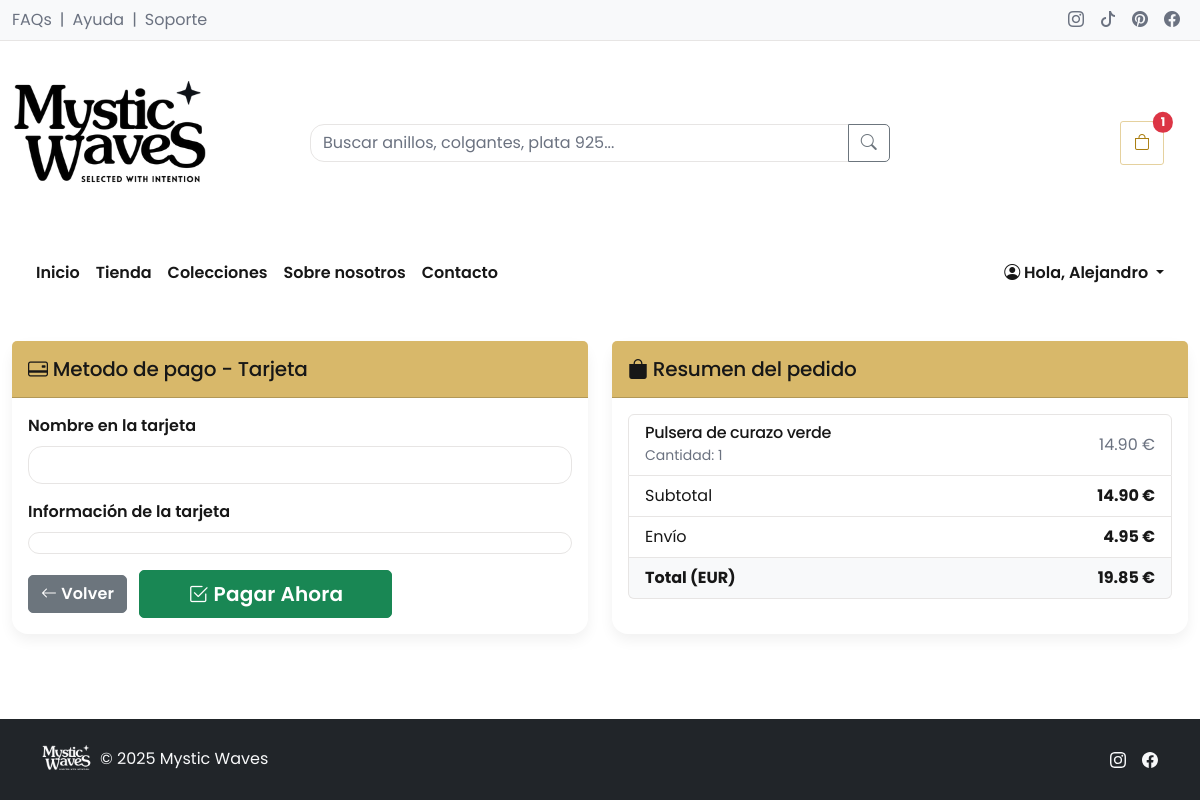
Screenshot of /views/tienda/checkout_payment.php (signed in) with the database file from the repository.
### tables this page shows
CREATE TABLE `carrito` (
  `dni_usuario` varchar(9) NOT NULL,
  `codigo_producto` varchar(20) NOT NULL,
  `cantidad` int(11) NOT NULL DEFAULT 1
);

CREATE TABLE `articulos` (
  `codigo` varchar(8) NOT NULL,
  `nombre` varchar(50) NOT NULL,
  `descripcion` varchar(200) NOT NULL,
  `categoria` int(11) NOT NULL,
  `stock` int(11) NOT NULL,
  `precio` decimal(10,2) NOT NULL,
  `imagen` varchar(200) NOT NULL,
  `precio_anterior` decimal(10,2) NOT NULL DEFAULT 0.00,
  `fecha_creacion` timestamp NOT NULL DEFAULT current_timestamp() ON UPDATE current_timestamp(),
  `activo` tinyint(1) NOT NULL DEFAULT 1
);

### helpers/auth.php (called while the page is built, shortened)
<?php
function isLoggedIn(){
    return isset($_SESSION['user_id']) && isset($_SESSION['user_name']);
}
function isAdmin(){
    return isset($_SESSION['rol']) && $_SESSION['rol'] === 'admin';
}

### actions/cart/view.php (called while the page is built, shortened)
<?php
$con = conectar();
$cart_items = [];
$total_price = 0.0;
$envio_gratis = 50.0;
if (isLoggedIn()) {
    $dni_usuario = $_SESSION['user_id'];
    try {
        $sql = "SELECT c.codigo_producto, c.cantidad, a.nombre, a.precio, a.imagen, a.stock
                FROM carrito c
                INNER JOIN articulos a ON c.codigo_producto = a.codigo
                WHERE c.dni_usuario = :dni_usuario AND a.activo = 1";
        $stmt = $con->prepare($sql);
        $stmt->bindParam(':dni_usuario', $dni_usuario);
        $stmt->execute();
        $productos = $stmt->fetchAll(PDO::FETCH_ASSOC);
        foreach ($productos as $producto) {
            $subtotal = $producto['precio'] * $producto['cantidad'];
            $cart_items[] = [
                'codigo' => $producto['codigo_producto'],
                'nombre' => $producto['nombre'],
                'precio' => $producto['precio'],
                'imagen' => $producto['imagen'],
                'cantidad' => $producto['cantidad'],
                'subtotal' => $subtotal,
                'stock' => $producto['stock']
            ];
            $total_price += $subtotal;
            if ($total_price >= $envio_gratis) {
                $envio = 0.0;
            } else {
                $envio = 4.95;
        }
            $total_con_envio = $total_price + $envio;
        }
    } catch (PDOException $e) {
        $_SESSION['error_cart'] = "Error al obtener el carrito: " . $e->getMessage();
        header("Location: ../../views/error.php");
        exit();
    }
}

### views/tienda/checkout_payment.php (the view, shortened to what this page needs)
<?php
require_once __DIR__ . '/../../helpers/auth.php';
require_once __DIR__ . '/../../actions/cart/view.php';
?>
<!DOCTYPE html>
<html lang="es">
<head>
    <link href="https://cdn.jsdelivr.net/npm/bootstrap@5.3.0/dist/css/bootstrap.min.css" rel="stylesheet">
    <link rel="stylesheet" href="https://cdn.jsdelivr.net/npm/bootstrap-icons@1.11.3/font/bootstrap-icons.css">
    <link href="../../public/assets/css/style.css" rel="stylesheet">
</head>
<body class="d-flex flex-column min-vh-100">
    <?php include_once __DIR__ . '/../../public/partials/topbar.php'; ?>
    <div class="bg-white">
        <div class="container-xxl py-3">
            <div class="row align-items-center g-3">
                <div class="col-12 col-lg-3 text-center text-lg-start">
                    <a href="../../index.php" class="text-decoration-none d-inline-flex align-items-center gap-2">
                        <img src="../../public/assets/img/logo-tienda.png" alt="Mystic Waves" class="img-fluid" style="max-width:200px; height:auto;">
                    </a>
                </div>
                <div class="col-9 col-lg-6">
                    <form action="#">
                        <div class="input-group">
                            <input type="search" class="form-control" placeholder="Buscar anillos, colgantes, plata 925..." aria-label="Buscar">
                            <button class="btn btn-outline-secondary" type="submit" aria-label="Buscar">
                                <i class="bi bi-search"></i>
                            </button>
                        </div>
                    </form>
                </div>
                <div class="col-3 col-lg-3 text-end">
                    <?php include_once __DIR__ . '/../../public/partials/cartbar.php'; ?>
                </div>
            </div>
        </div>
    </div>
    <div class="container-xxl my-3">
        <nav class="navbar navbar-expand-lg navbar-light bg-light rounded-3 px-3">
            <div class="collapse navbar-collapse" id="shopNavbar">
                <ul class="navbar-nav me-auto mb-2 mb-lg-0">
                    <li class="nav-item"><a class="nav-link" href="../../index.php">Inicio</a></li>
                    <li class="nav-item"><a class="nav-link" href="#">Tienda</a></li>
                    <li class="nav-item"><a class="nav-link" href="#">Colecciones</a></li>
                    <li class="nav-item"><a class="nav-link" href="nosotros.php">Sobre nosotros</a></li>
                    <li class="nav-item"><a class="nav-link" href="../tienda/contacto.php">Contacto</a></li>
                </ul>
                <?php if (isLoggedIn()): ?>
                    <ul class="navbar-nav ms-auto">
                        <li class="nav-item dropdown">
                            <a class="nav-link dropdown-toggle" href="#" id="userDropdown" role="button" data-bs-toggle="dropdown" aria-expanded="false">
                                <i class="bi bi-person-circle"></i> Hola, <?php echo htmlspecialchars($_SESSION['user_name']); ?>
                            </a>
                            <?php if (isAdmin() || isEditor()): ?>
                        </li>
                    </ul>
                <?php endif; ?>
            <?php endif; ?>
            </div>
        </nav>
    </div>
    <div class="container-xxl flex-grow-1 my-4">
        <div class="row g-4">
            <div class="col-12 col-md-6">
                <div class="card border-0 shadow-sm h-100">
                    <div class="card-header bg-primary text-white py-3">
                        <h5 class="mb-0"><i class="bi bi-credit-card-2-back"></i> Metodo de pago - Tarjeta</h5>
                    </div>
                    <div class="card-body">
                        <form id="payment-form">
                            <div class="mb-3">
                                <label for="cardName" class="form-label">Nombre en la tarjeta</label>
                                <input type="text" class="form-control" id="cardName" name="cardName" required>
                            </div>
                            <div class="mb-3">
                                <label class="form-label">Información de la tarjeta</label>
                                <div id="card-element" class="form-control" style="height: auto; padding: 10px;"></div>
                            </div>
                            <button type="button" class="btn btn-secondary f-end me-2" onclick="window.location.href='checkout_shipping.php';"><i class="bi bi-arrow-left"></i> Volver</button>
                            <button type="submit" class="btn btn-success btn-lg px-5" id="submit-button">
                                <span id="button-text"><i class="bi bi-check2-square"></i> Pagar Ahora</span>
                            </button>
                        </form>
                    </div>
                </div>
            </div>
            <div class="col-12 col-md-6">
                <div class="card border-0 shadow-sm h-100">
                    <div class="card-header bg-primary text-white py-3">
                        <h5 class="mb-0"><i class="bi bi-bag-fill"></i> Resumen del pedido</h5>
                    </div>
                    <div class="card-body">
                        <?php if (!empty($cart_items)): ?>
                            <ul class="list-group mb-3">
                                <?php foreach ($cart_items as $item): ?>
                                    <li class="list-group-item d-flex justify-content-between align-items-center">
                                        <div>
                                            <h6 class="my-0"><?php echo htmlspecialchars($item['nombre']); ?></h6>
                                            <small class="text-muted">Cantidad: <?php echo $item['cantidad']; ?></small>
                                        </div>
                                        <span class="text-muted"><?php echo number_format($item['precio'] * $item['cantidad'], 2); ?> €</span>
                                    </li>
                                <?php endforeach; ?>
                                <li class="list-group-item d-flex justify-content-between">
                                    <span>Subtotal</span>
                                    <strong><?php echo number_format($total_price, 2); ?> €</strong>
                                </li>
                                <li class="list-group-item d-flex justify-content-between">
                                    <span>Envío</span>
                                    <strong><?php echo $envio > 0 ?  number_format($envio, 2) . ' €' : 'GRATIS'; ?></strong>
                                </li>
                                <li class="list-group-item d-flex justify-content-between bg-light">
                                    <span><strong>Total (EUR)</strong></span>
                                    <strong><?php echo number_format($total_con_envio, 2); ?> €</strong>
                                </li>
                            </ul>
                        <?php else: ?>
                            <p class="text-center">Tu carrito está vacío.</p>
                        <?php endif; ?>
                    </div>
                </div>
            </div>
        </div>
    </div>
    <?php include_once __DIR__ . '/../../public/partials/footer.php'; ?>
</body>
</html>

### public/assets/css/style.css (style rules this page uses)
:root { --ink: #171717; --muted: #6b7280; --line: #e7e5e4; --bg: #ffffff; --surface: #ffffff; --soft: #faf8f2; --soft-2: #f6f2e7; --gold: #d8b86a; --gold-600: #c9a84b; --gold-700: #a97d10; --gold-rgb: 216, 184, 106; --radius: 1rem; --shadow: 0 10px 25px rgba(0,0,0,.06); --shadow-sm: 0 6px 14px rgba(0,0,0,.06); }
:root, [data-bs-theme="light"] { --bs-body-bg: var(--bg); --bs-body-color: var(--ink); --bs-border-color: var(--line); --bs-secondary-color: var(--muted); --bs-primary: var(--gold); --bs-primary-rgb: var(--gold-rgb); --bs-link-color: var(--gold-700); --bs-link-hover-color: var(--gold-600); --bs-emphasis-color: var(--ink); --bs-tertiary-bg: var(--soft); }
* { box-sizing: border-box; }
body { background: var(--bg); color: var(--ink); }
a { text-decoration: none; }
h1, h2, h3, h4, h5, h6 { color: var(--ink); letter-spacing: -0.02em; }
.text-body-secondary, .text-muted { color: var(--muted) !important; }
.btn { border-radius: 5px; font-weight: 600; letter-spacing: .01em; }
.navbar { background: var(--bg) !important; }
.navbar .nav-link { color: var(--ink); font-weight: 600; border-radius: 2px; padding: .5rem .75rem; }
.card { border: 1px solid var(--line); border-radius: var(--radius); box-shadow: var(--shadow-sm); background: var(--surface); }
.card.shadow-sm { box-shadow: var(--shadow-sm) !important; }
.card .card-title, .card h5 { letter-spacing: -0.01em; }
.form-control, .form-select { border-radius: 14px; border-color: var(--line); }
.form-label { font-weight: 600; color: var(--ink); }
body { font-family: "Poppins", system-ui, -apple-system, Segoe UI, Roboto, Arial, sans-serif; }

### rows the page displays
carrito: codigo_producto.nombre "Pulsera de curazo verde", cantidad "1", $item['precio']*$item['cantidad'] "14.90"

### other values shown
$cart_count "1"
$_SESSION['user_name'] "Alejandro"
$total_price "14.90"
$envio "4.95"
$total_con_envio "19.85"
